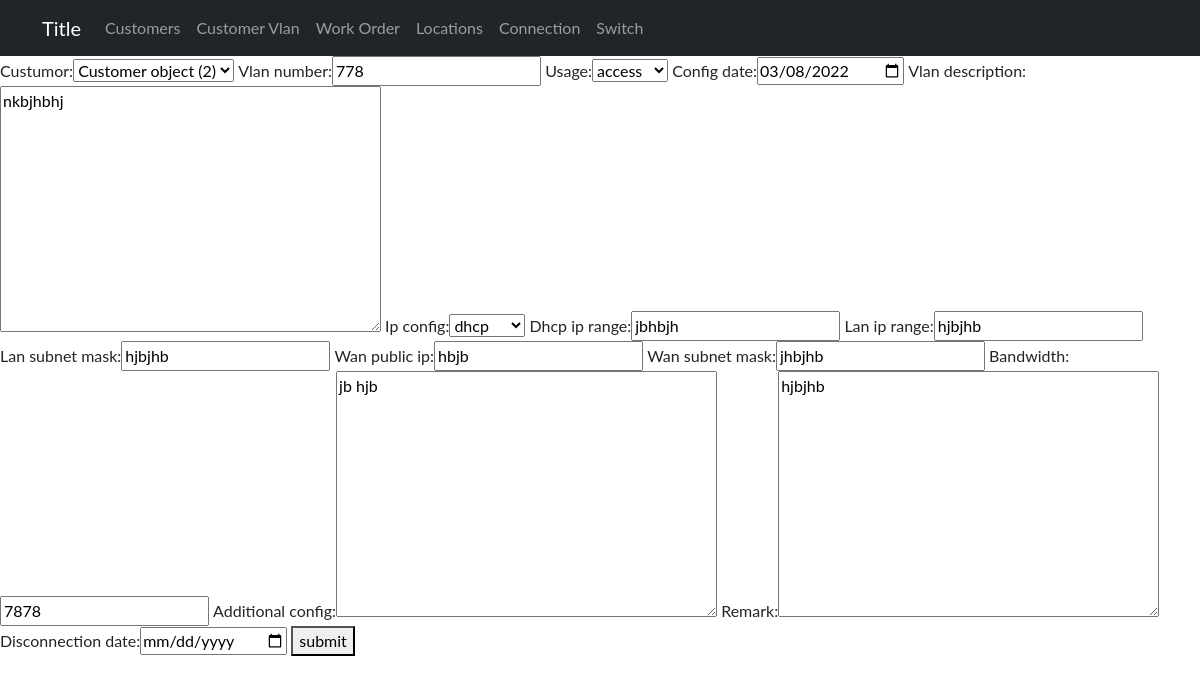
The page /devices/upd/vlan/4 on the database its author committed.
### sitadevices/models.py (models this page shows)
class CustomerVlan(models.Model):
    custumor = models.ForeignKey(Customer, on_delete=models.CASCADE)
    vlan_number = models.IntegerField()
    usage = models.CharField(choices=usages, max_length=200)
    config_date = models.DateTimeField()
    vlan_description = models.TextField()
    ip_config = models.CharField(choices=ip, max_length=200)
    dhcp_ip_range = models.CharField(max_length=50)
    lan_ip_range = models.CharField(max_length=50)
    lan_subnet_mask = models.CharField(max_length=50)
    wan_public_ip = models.CharField(max_length=50)
    wan_subnet_mask = models.CharField(max_length=50)
    bandwidth = models.IntegerField()
    additional_config = models.TextField()
    remark = models.TextField()
    disconnection_date = models.DateField(null=True, blank=True)
    submitted_date_time = models.DateTimeField(default=timezone.now)

### sitadevices/views.py (the view)
# urls.py: path('upd/vlan/<int:customerVlan_id>', CustomerVlanUpd, name='customerVlanupd'),
def CustomerVlanUpd(request,customerVlan_id):
    update = CustomerVlan.objects.get(pk=customerVlan_id)
    form = CustomerVlanInp(instance=update)
    if request.method =='POST':
        form = CustomerVlanInp(request.POST, instance=update)
        if form.is_valid():
            form.save()
            return redirect('device:customerVlanlist')
    dic = {
        'id': update,
        'form': form,
    }
    return render(request, 'admin/customervlan/customerupdVlan.html',{'dic': dic})

### sitadevices/templates/admin/customervlan/customerupdVlan.html (shortened to what this page needs)
{% extends 'admin/base1.html' %}
{% block content %}
<form enctype="multipart/form-data" action="{%url 'device:customerVlanupd' dic.id.id%}"  class="" method="POST">
    {{dic.form}}
    <button type="submit" value="submit">submit</button>
</form>
{% endblock  %}

### sitadevices/templates/admin/base1.html (style rules this page uses)
body { font-family: "Lato", sans-serif; }

### rows shown on the page
CustomerVlan: custumor "Customer object (2)", vlan_number "778", usage "access", config_date "03/08/2022", vlan_description "nkbjhbhj", ip_config "dhcp", dhcp_ip_range "jbhbjh", lan_ip_range "hjbjhb", lan_subnet_mask "hjbjhb", wan_public_ip "hbjb", wan_subnet_mask "jhbjhb", bandwidth "7878", additional_config "jb hjb", remark "hjbjhb"
